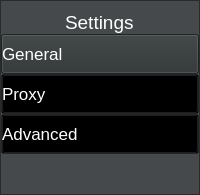
            <widget class="QFrame" name="selectSettingsFrame">
             <property name="minimumSize">
              <size>
               <width>200</width>
               <height>0</height>
              </size>
             </property>
             <property name="maximumSize">
              <size>
               <width>16777215</width>
               <height>16777215</height>
              </size>
             </property>
             <property name="styleSheet">
              <string notr="true">background-color: rgba(23, 28, 31, 0.56);
color: rgb(255, 255, 255);
text-align: left;
</string>
             </property>
             <property name="frameShape">
              <enum>QFrame::StyledPanel</enum>
             </property>
             <property name="frameShadow">
              <enum>QFrame::Raised</enum>
             </property>
             <layout class="QVBoxLayout" name="verticalLayout_9">
              <property name="spacing">
               <number>0</number>
              </property>
              <property name="leftMargin">
               <number>0</number>
              </property>
              <property name="topMargin">
               <number>10</number>
              </property>
              <property name="rightMargin">
               <number>0</number>
              </property>
              <property name="bottomMargin">
               <number>0</number>
              </property>
              <item alignment="Qt::AlignHCenter">
               <widget class="QLabel" name="settingsTitle">
                <property name="font">
                 <font>
                  <pointsize>14</pointsize>
                 </font>
                </property>
                <property name="styleSheet">
                 <string notr="true">background-color: transparent;
margin: &quot;10px&quot;;</string>
                </property>
                <property name="text">
                 <string>Settings</string>
                </property>
               </widget>
              </item>
              <item>
               <widget class="QPushButton" name="generalSettingsBtn">
                <property name="minimumSize">
                 <size>
                  <width>0</width>
                  <height>40</height>
                 </size>
                </property>
                <property name="font">
                 <font>
                  <pointsize>13</pointsize>
                 </font>
                </property>
                <property name="cursor">
                 <cursorShape>PointingHandCursor</cursorShape>
                </property>
                <property name="styleSheet">
                 <string notr="true">background-color: rgba(45, 50, 51, 1);
padding-left: &quot;8px&quot;;
</string>
                </property>
                <property name="text">
                 <string>General</string>
                </property>
                <property name="checkable">
                 <bool>true</bool>
                </property>
               </widget>
              </item>
              <item>
               <widget class="QPushButton" name="proxySettingsBtn">
                <property name="minimumSize">
                 <size>
                  <width>0</width>
                  <height>40</height>
                 </size>
                </property>
                <property name="font">
                 <font>
                  <pointsize>13</pointsize>
                 </font>
                </property>
                <property name="cursor">
                 <cursorShape>PointingHandCursor</cursorShape>
                </property>
                <property name="styleSheet">
                 <string notr="true">background-color: transparent;
padding-left: &quot;8px&quot;;</string>
                </property>
                <property name="text">
                 <string>Proxy</string>
                </property>
                <property name="checkable">
                 <bool>true</bool>
                </property>
               </widget>
              </item>
              <item>
               <widget class="QPushButton" name="advancedSettingsBtn">
                <property name="minimumSize">
                 <size>
                  <width>0</width>
                  <height>40</height>
                 </size>
                </property>
                <property name="font">
                 <font>
                  <pointsize>13</pointsize>
                 </font>
                </property>
                <property name="cursor">
                 <cursorShape>PointingHandCursor</cursorShape>
                </property>
                <property name="styleSheet">
                 <string notr="true">background-color: transparent;
padding-left: &quot;8px&quot;;</string>
                </property>
                <property name="text">
                 <string>Advanced</string>
                </property>
                <property name="checkable">
                 <bool>true</bool>
                </property>
               </widget>
              </item>
              <item>
               <spacer name="verticalSpacer_3">
                <property name="orientation">
                 <enum>Qt::Vertical</enum>
                </property>
                <property name="sizeHint" stdset="0">
                 <size>
                  <width>20</width>
                  <height>40</height>
                 </size>
                </property>
               </spacer>
              </item>
             </layout>
            </widget>
